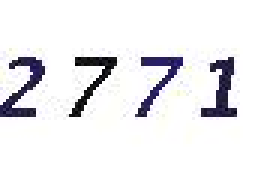
#> input picture data/images/for_test/code_2.jpg, 90 x 58 px (shown 3 times larger)
$ python seperate_nums.py   (older library calls are emulated)
#> lines starting #> are read from the running program, lines starting #| are printed output that depends on the picture; after the words box and inside, x2 and y2 are one past the last pixel; in counts of white or black regions, pixels touching at a corner belong together
# created at 2018-09-28

# Author:   coneypo
# Blog:     http://www.cnblogs.com/AdaminXie
# GitHub:   https://github.com/coneypo/Vericode_decoder

# crop into 4 images

import cv2
import numpy as np

path_test_image = "../data/images/for_test/code_2.jpg"


def get_single_num(path_image):

#> called with path_image = '../data/images/for_test/code_2.jpg'
    img = cv2.imread(path_image)
#> img is the input picture: shape (58, 90, 3); mean B, G, R 237.9, 235.4, 236
    img_gray = cv2.cvtColor(img, cv2.COLOR_BGR2GRAY)
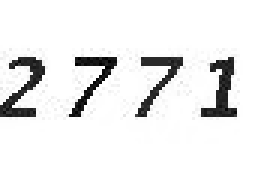
#> img_gray: shape (58, 90) (shown 3 times larger); min 0, max 255, mean 235.9

    # 反转颜色
    ret, img_inv = cv2.threshold(img_gray, 127, 255, cv2.THRESH_BINARY_INV)
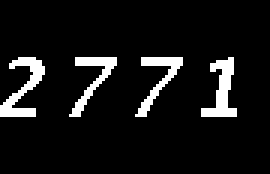
#> img_inv: shape (58, 90) (shown 3 times larger); 8.2% white; 4 white regions

    # 返回三个值，图像，轮廓，轮廓的层析结构
    image, contours, hierarchy = cv2.findContours(img_inv, cv2.RETR_EXTERNAL, cv2.CHAIN_APPROX_SIMPLE)
#> contours = 4 contours; box (x1, y1, x2, y2) and area: (0, 19, 15, 39) 85, (67, 19, 79, 39) 81, (45, 19, 61, 39) 64, (23, 19, 39, 39) 64

    print("Nums of contours:", len(contours), "\n")
#| Nums of contours: 4
    contours_list = []

    # ii = 0,1,2,3
    for ii in range(len(contours)):
        contours_list.append(contours[3 - ii])
#> this loop made 4 passes
#> after the loop, contours_list = 4 contours; box (x1, y1, x2, y2) and area: (0, 19, 15, 39) 85, (67, 19, 79, 39) 81, (23, 19, 39, 39) 64, (45, 19, 61, 39) 64

    path_save_single_number = "../data/images/tmp_single_number/"

    # 外矩阵
    # cv2.boundingRect 计算轮廓的垂直边界最小矩形
    for i in range(len(contours)):
        x, y, w, h = cv2.boundingRect(contours_list[i])
        print("Number:", i+1)
        print("Position:(", x, ",", y, ')\t', "(", x + w, ",", y + h, ")")
        # cv2.rectangle(img, (x, y), (x + w, y + h), (0, 255, 0), 1)

        height = h
        width = w

        img_blank = np.zeros((30, 30, 3), np.uint8)

        # 生成一张新的空白背景的图像
        for ii1 in range(0, 30):
            for jj1 in range(0, 30):
                # img [height高度][width宽度]
                img_blank[ii1][jj1] = (255, 255, 255)

        # 写入分割下来的数据
        for ii2 in range(0, height + 5):
            for jj2 in range(0, width + 5):
                # img [height高度][width宽度]
                img_blank[ii2 + 5][jj2 + 5] = img[y + ii2][x + jj2]

        cv2.imwrite(path_save_single_number + "img_num_" + str(i + 1) + ".jpg", img_blank)

        print("Saved to:", path_save_single_number + "img_num_" + str(i + 1) + ".jpg")
        print('\n')
#> this loop made 4 passes
#> (x, w, width) on passes 1 to 4: (0, 15, 15), (23, 16, 16), (45, 16, 16), (67, 12, 12)
#| Number: 1
#| Position:( 0 , 19 )	 ( 15 , 39 )
#| Saved to: ../data/images/tmp_single_number/img_num_1.jpg
#| Number: 2
#| Position:( 23 , 19 )	 ( 39 , 39 )
#| Saved to: ../data/images/tmp_single_number/img_num_2.jpg
#| Number: 3
#| Position:( 45 , 19 )	 ( 61 , 39 )
#| Saved to: ../data/images/tmp_single_number/img_num_3.jpg
#| Number: 4
#> (further printed lines are left out)
#> pass 1, in get_single_num, `cv2.imwrite(path_save_single_number + "img_num_" + str(i + 1) + ".jpg"..`:
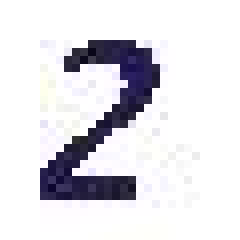
#> saved as img_num_1.jpg: shape (30, 30, 3) (shown 8 times larger); mean B, G, R 228.4, 223.2, 224.4
#> pass 2, in get_single_num, `cv2.imwrite(path_save_single_number + "img_num_" + str(i + 1) + ".jpg"..`:
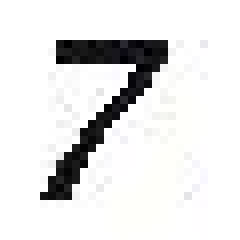
#> saved as img_num_2.jpg: shape (30, 30, 3) (shown 8 times larger); mean B, G, R 228.6, 228.8, 228.9
#> after the loop:
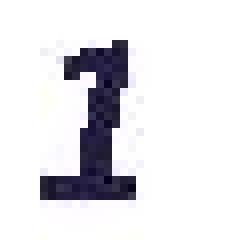
#> img_blank: shape (30, 30, 3) (shown 8 times larger); mean B, G, R 230, 225.8, 226.8
    print('\n')

    # cv2.imshow("img", img)
    # cv2.waitKey(0)


get_single_num(path_test_image)
